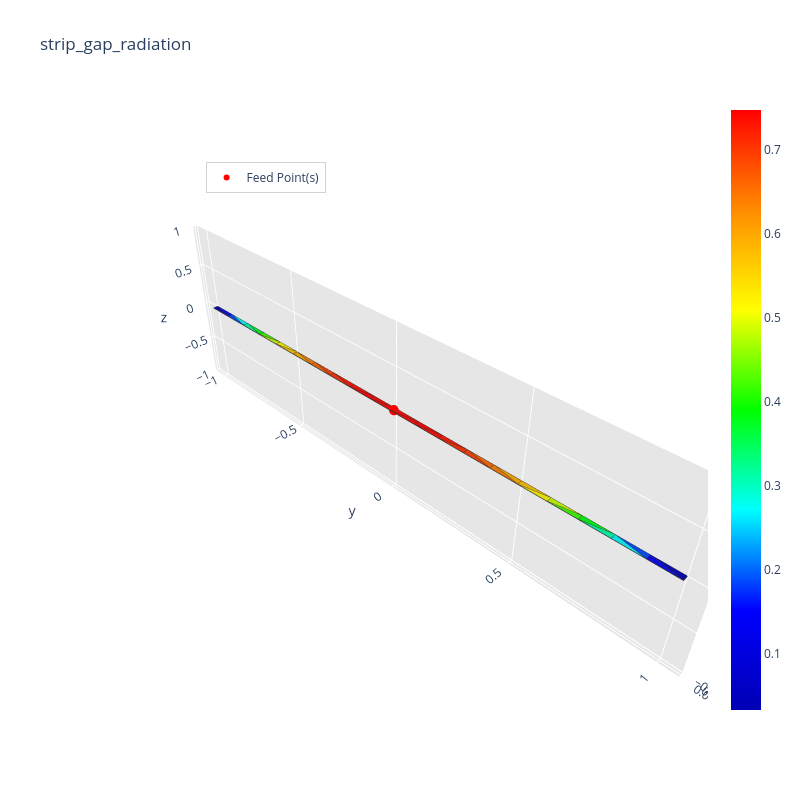

Notebook source saved alongside this figure:
### Markdown cell above
if new_feed: matrice_z, voltage, current, surface_current_density = radiation_algorithm(path.mat, frequency, feed_point, voltage_amplitude=1, port_type=0)
else: pass

### Code cell
_ = radiation_algorithm(path, frequency, feed_point, excitation_unit_vector='y', gap_width=0.7 * initial_mesh_size)

### Figure 1 — Plotly figure (JSON) as saved in the notebook; plotly's stock layout.template omitted (floating-point values rounded to 4 significant figures; data arrays with more than 128 entries replaced by an {"elided": "..."} marker saying what was removed)
{"data": [{"facecolor": ["rgb(0, 0, 180)", "rgb(0, 0, 249)", "rgb(0, 0, 180)", "rgb(0, 0, 249)", "rgb(0, 73, 255)", "rgb(0, 255, 13)", "rgb(0, 255, 173)", "rgb(0, 253, 255)", "rgb(201, 255, 0)", "rgb(61, 255, 0)", "rgb(255, 196, 0)", "rgb(255, 250, 0)", "rgb(255, 172, 0)", "rgb(255, 102, 0)", "rgb(255, 126, 0)", "rgb(255, 20, 0)", "rgb(255, 46, 0)", "rgb(255, 63, 0)", "rgb(255, 0, 0)", "rgb(255, 11, 0)", "rgb(255, 5, 0)", "rgb(255, 0, 0)", "rgb(255, 0, 0)", "rgb(255, 5, 0)", "rgb(255, 11, 0)", "rgb(255, 0, 0)", "rgb(255, 20, 0)", "rgb(255, 63, 0)", "rgb(255, 46, 0)", "rgb(255, 126, 0)", "rgb(255, 102, 0)", "rgb(255, 250, 0)", "rgb(255, 196, 0)", "rgb(255, 172, 0)", "rgb(61, 255, 0)", "rgb(201, 255, 0)", "rgb(0, 255, 13)", "rgb(0, 253, 255)", "rgb(0, 255, 173)", "rgb(0, 72, 255)"], "i": [1, 0, 3, 23, 24, 25, 20, 21, 26, 19, 26, 18, 27, 17, 18, 30, 15, 16, 31, 14, 32, 13, 33, 32, 34, 33, 35, 36, 35, 37, 36, 38, 37, 37, 39, 6, 40, 41, 40, 41], "j": [4, 4, 23, 22, 22, 20, 21, 22, 19, 20, 27, 19, 28, 28, 28, 15, 16, 17, 14, 15, 13, 14, 12, 12, 11, 11, 11, 10, 10, 9, 9, 7, 7, 8, 6, 7, 6, 5, 5, 4], "k": [0, 41, 2, 2, 23, 24, 24, 24, 25, 25, 18, 26, 18, 29, 17, 29, 29, 29, 30, 30, 31, 31, 32, 13, 33, 12, 34, 35, 11, 36, 10, 37, 8, 9, 38, 38, 39, 40, 6, 5], "name": "", "type": "mesh3d", "x": [-0.01, 0.01, 0.01, -0.01, 0.01, 0.01, 0.01, 0.01, 0.01, 0.01, 0.01, 0.01, 0.01, 0.01, 0.01, 0.01, 0.01, 0.01, 0.01, 0.01, 0.01, 0.01, 0.01, -0.01, -0.01, -0.01, -0.01, -0.01, -0.01, -0.01, -0.01, -0.01, -0.01, -0.01, -0.01, -0.01, -0.01, -0.01, -0.01, -0.01, -0.01, -0.01], "y": [-1.0, -1.0, 1.0, 1.0, -0.9, -0.8, -0.7, -0.6, -0.5, -0.4, -0.3, -0.2, -0.1, 0.0, 0.1, 0.2, 0.3, 0.4, 0.5, 0.6, 0.7, 0.8, 0.9, 0.9, 0.8, 0.7, 0.6, 0.5, 0.4, 0.3, 0.2, 0.1, 0.0, -0.1, -0.2, -0.3, -0.4, -0.5, -0.6, -0.7, -0.8, -0.9], "z": [0.0, 0.0, 0.0, 0.0, 0.0, 0.0, 0.0, 0.0, 0.0, 0.0, 0.0, 0.0, 0.0, 0.0, 0.0, 0.0, 0.0, 0.0, 0.0, 0.0, 0.0, 0.0, 0.0, 0.0, 0.0, 0.0, 0.0, 0.0, 0.0, 0.0, 0.0, 0.0, 0.0, 0.0, 0.0, 0.0, 0.0, 0.0, 0.0, 0.0, 0.0, 0.0]}, {"line": {"color": "rgb(50, 50, 50)", "width": 1.5}, "mode": "lines", "showlegend": false, "type": "scatter3d", "x": {"elided": "200 float values"}, "y": {"elided": "200 float values"}, "z": {"elided": "200 int values"}}, {"hoverinfo": "none", "marker": {"color": [0.0336, 0.748], "colorscale": [[0, "rgb(0, 0, 180)"], [0.1667, "rgb(0, 0, 255)"], [0.3333, "rgb(0, 255, 255)"], [0.5, "rgb(0, 255, 0)"], [0.6667, "rgb(255, 255, 0)"], [0.8333, "rgb(255, 140, 0)"], [1, "rgb(255, 0, 0)"]], "showscale": true, "size": 0.1}, "mode": "markers", "showlegend": false, "type": "scatter3d", "x": [-0.01], "y": [-1.0], "z": [0.0]}, {"marker": {"color": "red", "size": 6, "symbol": "circle"}, "mode": "markers+text", "name": "Feed Point(s)", "type": "scatter3d", "x": [0], "y": [0], "z": [0]}], "layout": {"height": 800, "legend": {"bgcolor": "rgba(255,255,255,0.7)", "bordercolor": "lightgray", "borderwidth": 1, "x": 0.2, "xanchor": "left", "y": 0.9, "yanchor": "top"}, "scene": {"aspectratio": {"x": 0.01, "y": 1, "z": 0.3}, "camera": {"eye": {"x": 0.65, "y": 0.65, "z": 0.65}}, "xaxis": {"backgroundcolor": "rgb(230, 230, 230)", "gridcolor": "rgb(255, 255, 255)", "showbackground": true, "zerolinecolor": "rgb(255, 255, 255)"}, "yaxis": {"backgroundcolor": "rgb(230, 230, 230)", "gridcolor": "rgb(255, 255, 255)", "showbackground": true, "zerolinecolor": "rgb(255, 255, 255)"}, "zaxis": {"backgroundcolor": "rgb(230, 230, 230)", "gridcolor": "rgb(255, 255, 255)", "showbackground": true, "zerolinecolor": "rgb(255, 255, 255)"}}, "title": {"text": "strip_gap_radiation"}, "width": 800}}
